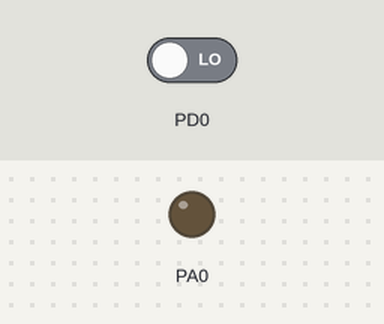
The program below on a simulated ATmega128, built with avr-gcc and emulated at 10 MHz. On the bench: output pins drawn as LEDs (lit = HIGH). The inputs (shaded band) are chosen by the test bench; at power-on: PD0 LOW.

Above: at 1.2 s.
1.3 s: PD0 driven HIGH
At 2.2 s:
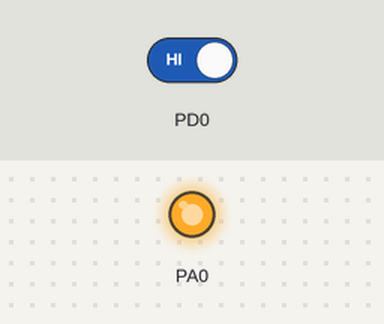
Timing chart, 0 to 4.3 s (numbered marks = the images above; inputs shaded):
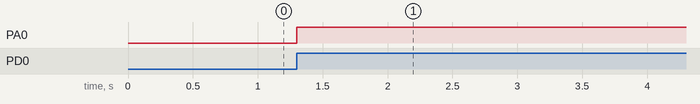

Measured:
- after the input at 1.3 s, PA0: LOW → HIGH at once

The program:

Interrupts_Example.c
```c
/*
 * Interrupts_Example.c
 *
 * Created: 03.10.2011 3:07:39
 *  Author: Denis Vasilkovsky
 *
 *   About: Пример программы, использующей прерывания на внешней ножке
 *          PD0 (INT0), для того, чтобы переключать состояние светодиода PA0.
 *          Кроме того, будучи скомпилированным и запущенным в режиме отладки,
 *          данный пример демонстрирует процесс сложения многобайтовых
 *          переменных, когда складывать можно только побайтово, а также
 *          механизм сохранения-восстановления контекста при вызове прерывания.
 */

#include <avr/io.h>
/* заголовочный файл с описанием макроса ISR */
#include <avr/interrupt.h>

/* функция-обработчик прерывания по INT0 */
ISR(INT0_vect) {
	PORTA ^=1;
}

int main(void)
{
	volatile int a = 0x1234, b = 0x5678, c;
	/* настраиваем сигнальную ножку на вывод */
	DDRA = 0x01;
	/* разрешаем прерывания по INT0 по переднему фронту */
	EICRA = (1 << ISC01) | (1 << ISC00);
	/* снимаем маску с прерывания */
	EIMSK = (1 << INT0);
	/* разрешаем прерывания глобально */
	sei();

    while(1)
    {
		c = a + b;
    }
}
```
